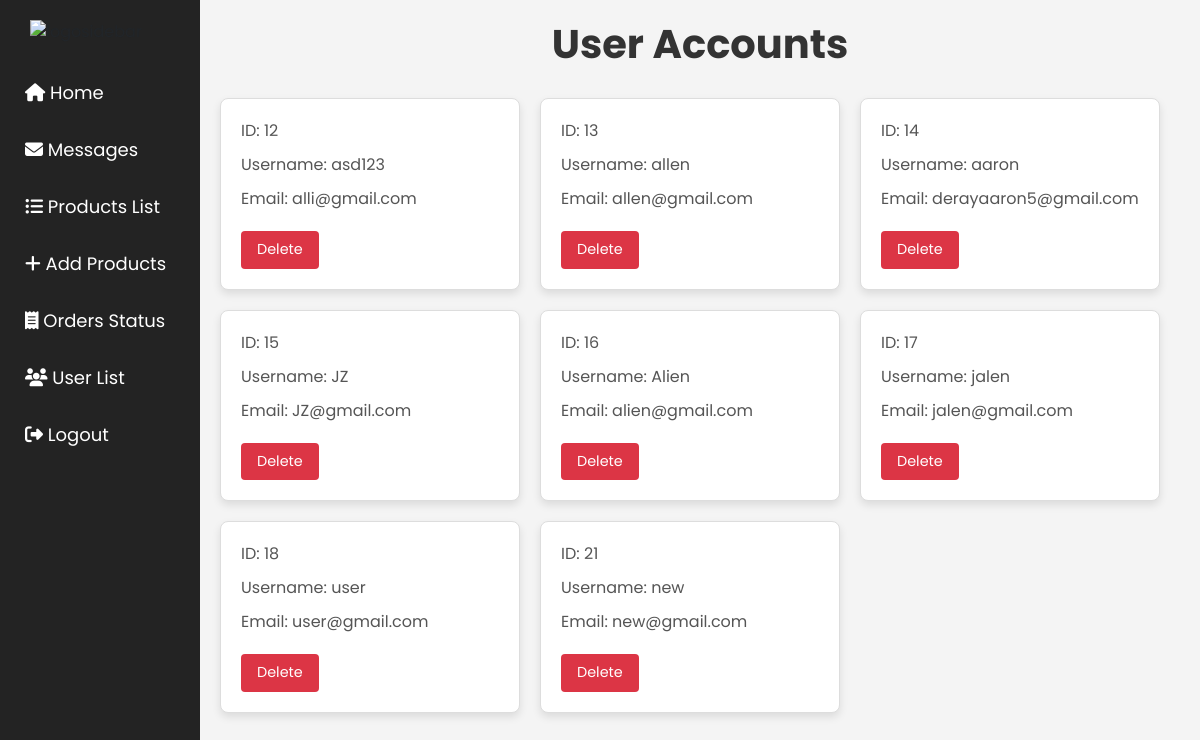
Before: /user_list.php with the older database file.
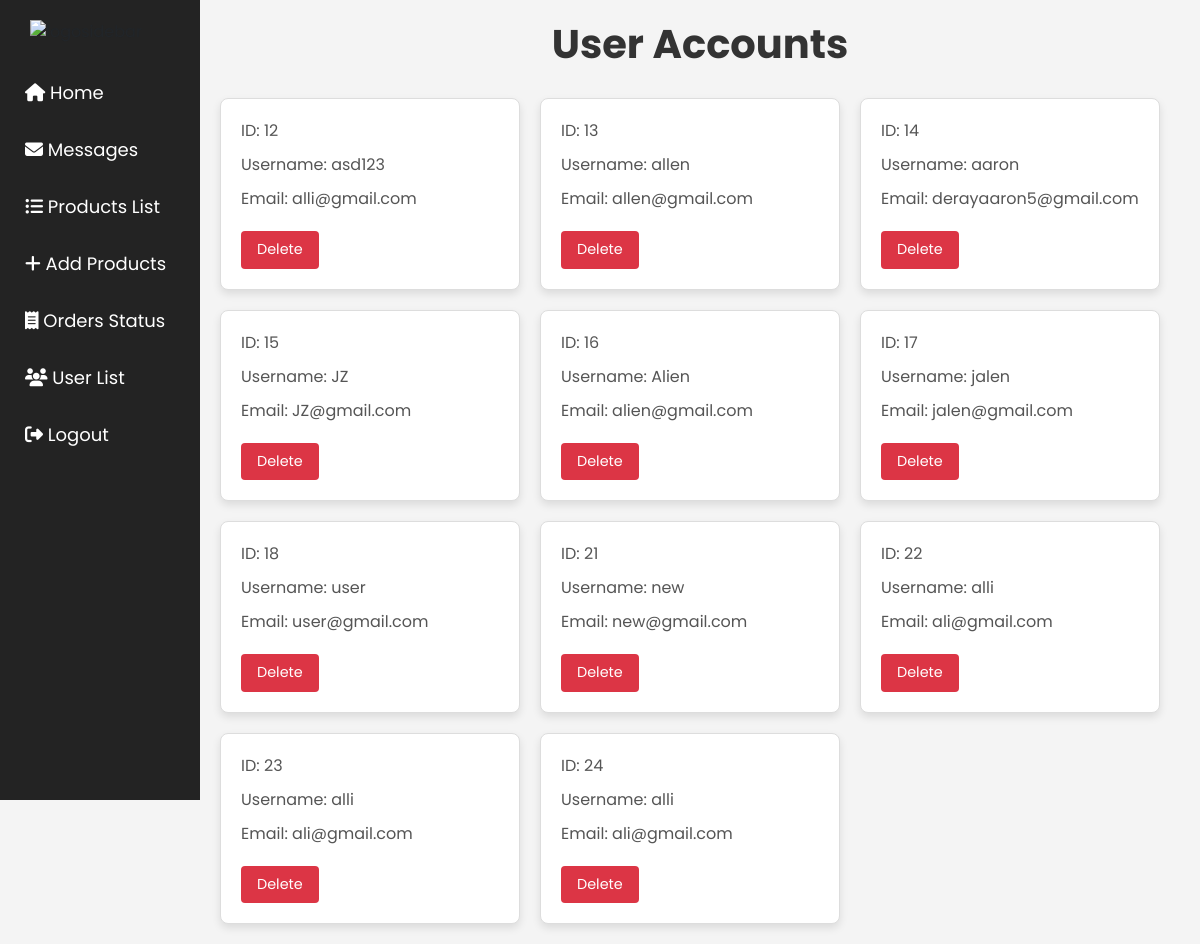
After: the same page with the newer database file.
### tables this page shows
CREATE TABLE `users` (
  `user_id` int(11) NOT NULL,
  `username` varchar(50) NOT NULL,
  `password_hash` varchar(255) NOT NULL,
  `email` varchar(100) NOT NULL,
  `first_name` varchar(50) DEFAULT NULL,
  `last_name` varchar(50) DEFAULT NULL,
  `address` text DEFAULT NULL,
  `phone_number` varchar(20) NOT NULL,
  `created_at` timestamp NOT NULL DEFAULT current_timestamp(),
  `updated_at` timestamp NOT NULL DEFAULT current_timestamp(),
  `profile_picture` varchar(255) DEFAULT NULL,
  `gender` varchar(50) NOT NULL,
  `reset_token_hash` varchar(64) DEFAULT NULL,
  `reset_token_expires_at` datetime DEFAULT NULL
);

### user_list.php (the view, shortened to what this page needs)
<?php
include ('db.php');
?>
<!DOCTYPE html>
<html lang="en">
<head>
   <link href="https://stackpath.bootstrapcdn.com/bootstrap/4.5.2/css/bootstrap.min.css" rel="stylesheet">
   <link rel="stylesheet" href="https://cdnjs.cloudflare.com/ajax/libs/font-awesome/6.1.1/css/all.min.css">
   <link rel="stylesheet" href="user_lists.css">
</head>
<body>
<div class="sidebar">
<img src="images/icons/logoinvert.png" alt="logosidebar" style="width:140px;">
        <a href="admin_page.php"><i class="fas fa-home"></i><span> Home</span></a>
        <a href="user_message.php"><i class="fas fa-envelope"></i><span> Messages</span></a>
        <a href="product_list.php"><i class="fas fa-list-ul"></i><span> Products List</span></a>
        <a href="add_product.php"><i class="fas fa-plus"></i><span> Add Products</span></a>
        <a href="admin_orders.php"><i class="fas fa-receipt"></i><span> Orders Status</span></a>
        <a href="user_list.php"><i class="fas fa-users"></i><span> User List</span></a>
        <a href="admin_logout.php"><i class="fas fa-sign-out-alt"></i><span> Logout</span></a>
    </div>
<section class="accounts">
   <h1 class="heading">User Accounts</h1>
   <div class="box-container">
   <?php
   $select_accounts = $conn->prepare("SELECT * FROM `users`");
   $select_accounts->execute();
   $result = $select_accounts->get_result();
   if ($result->num_rows > 0) {
       while ($fetch_accounts = $result->fetch_assoc()) {
           echo "<div class='user'>";
           echo "<p>ID: " . htmlspecialchars($fetch_accounts['user_id']) . "</p>";
           echo "<p>Username: " . htmlspecialchars($fetch_accounts['username']) . "</p>";
           echo "<p>Email: " . htmlspecialchars($fetch_accounts['email']) . "</p>";
           echo "<a href='user_list.php?delete=" . urlencode($fetch_accounts['user_id']) . "' onclick=\"return confirm('Delete this account? The user-related information will also be deleted!')\" class='delete-btn'>Delete</a>";
           echo "</div>";
       }
   } else {
       echo "<p>No Users Found.</p>";
   }
   ?>
   </div>
</section>
</body>
</html>

Changed rows visible on the page:
added users: user_id "22", username "alli", email "ali@gmail.com"
added users: user_id "23", username "alli", email "ali@gmail.com"
added users: user_id "24", username "alli", email "ali@gmail.com"
